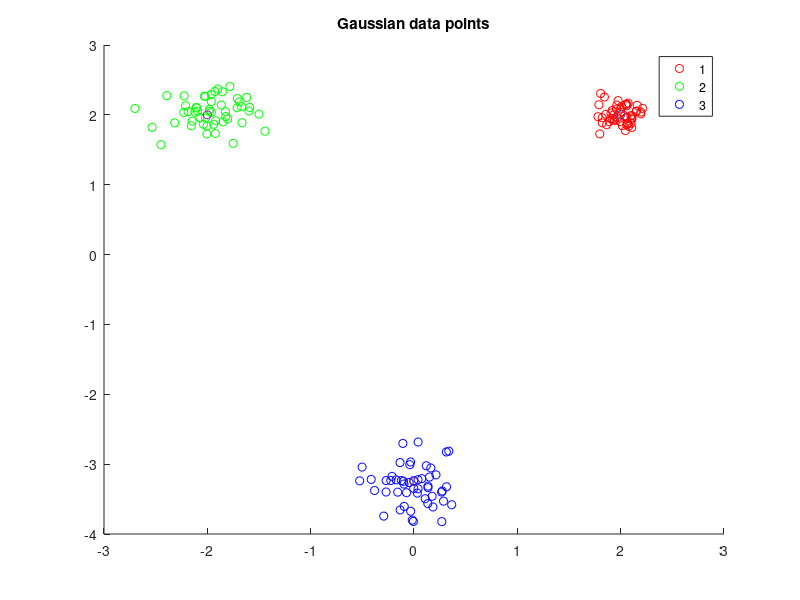

Source code (MATLAB): (Note: this script raises an error after producing the figure.)
% EC 414 - HW 3 - Spring 2022
% K-Means starter code

clear, clc, close all;

%% Generate Gaussian data:
% Add code below:
mu1 = [2,2]';
mu2 = [-2,2]';
mu3 = [0, -3.25]';

I2 = [1 0; 0 1];

sigma1 = 0.02 * I2;
sigma2 = 0.05 * I2;
sigma3 = 0.07 * I2;

points = 50;

% data1 =  mu1' + randn(points,2)*sigma1;
% data2 =  mu2' + randn(points,2)*sigma2;
% data3 =  mu3' + randn(points,2)*sigma3;
data1 = mvnrnd(mu1, sigma1, points);
data2 = mvnrnd(mu2, sigma2, points);
data3 = mvnrnd(mu3, sigma3, points);

mu = [mu1'; mu2'; mu3'];
figure()
scatter(data1(:,1), data1(:,2), 'r');
hold on
scatter(data2(:,1), data2(:,2), 'g');
scatter(data3(:,1), data3(:,2), 'b');
scatter(mu(:,1),mu(:,2),'black*'); %plot mu values
title('Gaussian data points')
legend('1','2','3');
hold off

%% Generate NBA data:
% Add code below:

% HINT: readmatrix might be useful here
NBA = readmatrix("NBA_stats_2018_2019.xlsx");

% % Problem 3.2(f): Generate Concentric Rings Dataset using
% % sample_circle.m provided to you in the HW 3 folder on Blackboard.
% 
%% K-Means implementation
% Add code below

K = 3;
DATA = [data1 ; data2; data3];

%% (a)
K = 3;
DATA = [data1 ; data2; data3];

MU_init_a = [3 3; -4 -1; 2 -4];
[MU_current_a, labels_a, WCSS_a] = k_means(K, MU_init_a, DATA);
graph_clusters(DATA, labels_a, MU_current_a);

%% (b)
K = 3;
DATA = [data1 ; data2; data3];

MU_init_b = [-0.14 2.61; 3.15 -0.84; -3.28 -1.58];
[MU_current_b, labels_b, WCSS_b] = k_means(K, MU_init_b, DATA);
graph_clusters(DATA, labels_b, MU_current_b);

%% (c)
%We suggest choosing centers either 1) uniformly at random from the dataset or alternatively 2) uniformly distributed over a tight rectangular region encompassing the dataset.
K = 3;
DATA = [data1 ; data2; data3];

size = length(DATA);
WCSS_c = zeros(10,1);
for(i = 1:10)
    index = randi([1,size],1,K); %generate index for three random points from data set for mu
    while(length(unique(index)) ~= K) %if indices are not all unique keep generating indices
        index = randi([1,size],1,K);
    end
    c(i).MU_init = DATA(index, :); %get initial mu values from dataset using randomly generated indices
    [c(i).MU_current, c(i).labels, c(i).WCSS] = k_means(K, c(i).MU_init, DATA);
    %graph_clusters(DATA, c(i).labels, c(i).MU_current);
    WCSS_c(i) = c(i).WCSS;
end
sort_WCSS = sort(WCSS_c); %sort WCSS from smallest value to largest value
i = find(sort_WCSS(1) == WCSS_c); %find the index of the smallest WCSS
i = i(1); %if multiple mu values generate the smallest WCSS, choose the first one
graph_clusters(DATA, c(i).labels, c(i).MU_current); %graph clusters of smallest WCSS


%% (d)
DATA = [data1 ; data2; data3];

size = length(DATA);
WCSS_d = zeros(9,1);
for(K = 2:10)
    for(i = 1:10)
        index = randi([1,size],1,K); %generate index for three random points from data set for mu
        while(length(unique(index)) ~= K) %if indices are not all unique keep generating indices
            index = randi([1,size],1,K);
        end
        k(K-1).d(i).MU_init = DATA(index, :); %get initial mu values from dataset using randomly generated indices
        [k(K-1).d(i).MU_current, k(K-1).d(i).labels, k(K-1).d(i).WCSS] = k_means(K, k(K-1).d(i).MU_init, DATA);
        %graph_clusters(DATA, d(i).labels, d(i).MU_current);
        k(K-1).WCSS(i) = k(K-1).d(i).WCSS;
    end
    sort_WCSS = sort(k(K-1).WCSS); %sort WCSS from smallest value to largest value
    WCSS_d(K-1) = sort_WCSS(1);
end
figure()
plot(2:10, WCSS_d)
xlabel('k value')
ylabel('WCSS')
title('WCSS change with k-value')

%% (e)
PPG = NBA(:,7);
MPG = NBA(:,5);
DATA = [MPG PPG];

%plot data
figure()
scatter(MPG, PPG);
xlabel('Minutes Per Game')
ylabel('Points Per Game')
title('Points Per Game(PPG) versus Minutes Per Game(MPG)')

%Apply your implementation of the k-means algorithm with k = 10 selecting the best of 10 different random initializations as the final outpu
K = 10;
size = length(DATA);
WCSS_e = zeros(10,1);
for(i = 1:10)
    index = randi([1,size],1,K); %generate index for three random points from data set for mu
    while(length(unique(index)) ~= K) %if indices are not all unique keep generating indices
        index = randi([1,size],1,K);
    end
    e(i).MU_init = DATA(index, :); %get initial mu values from dataset using randomly generated indices
    [e(i).MU_current, e(i).labels, e(i).WCSS] = k_means(K, e(i).MU_init, DATA);
    %graph_clusters(DATA, c(i).labels, c(i).MU_current);
    WCSS_e(i) = e(i).WCSS;
end
sort_WCSS = sort(WCSS_e); %sort WCSS from smallest value to largest value
ind = find(sort_WCSS(1) == WCSS_e); %find the index of the smallest WCSS
ind = ind(1); %if multiple mu values generate the smallest WCSS, choose the first one
%graph_clusters(DATA, e(i).labels, e(i).MU_current); %graph clusters of smallest WCSS
figure()
data_i = DATA(find(e(ind).labels == 1), :);
scatter(data_i(:,1), data_i(:,2)); %plot points with label 1
hold on
for(i = 2:10)
    data_i = DATA(find(e(ind).labels == i), :);
    scatter(data_i(:,1), data_i(:,2));
end
scatter(e(ind).MU_current(:,1),e(ind).MU_current(:,2),'black*')
xlabel('Minutes Per Game')
ylabel('Points Per Game')
title('k-means Clusters for NBA Data')
legend({'1','2','3','4','5','6','7','8','9','10','mu'})
hold off

%% (f)
DATA = sample_circle(3);
scatter(DATA(1:500, 1), DATA(1:500, 2))
hold on
scatter(DATA(501:1000, 1), DATA(501:1000, 2))
scatter(DATA(1001:1500, 1), DATA(1001:1500, 2))
title('3 Concentric Rings')
hold off

K = 3;
size = length(DATA);
WCSS_f = zeros(10,1);
for(i = 1:10)
    index = randi([1,size],1,K); %generate index for three random points from data set for mu
    while(length(unique(index)) ~= K) %if indices are not all unique keep generating indices
        index = randi([1,size],1,K);
    end
    f(i).MU_init = DATA(index, :); %get initial mu values from dataset using randomly generated indices
    [f(i).MU_current, f(i).labels, f(i).WCSS] = k_means(K, f(i).MU_init, DATA);
    %graph_clusters(DATA, c(i).labels, c(i).MU_current);
    WCSS_f(i) = f(i).WCSS;
end
sort_WCSS = sort(WCSS_f); %sort WCSS from smallest value to largest value
i = find(sort_WCSS(1) == WCSS_f); %find the index of the smallest WCSS
i = ind(1); %if multiple mu values generate the smallest WCSS, choose the first one
graph_clusters(DATA, f(i).labels, f(i).MU_current); %graph clusters of smallest WCSS



%% Functions


%returns euclidean distance of a singular point to each point in a matrix
function distance = euclidean_distance(point, points)
    distance = zeros(length(points),1); %initialize distance vector
    [r,c] = size(points);
    for (i = 1:r) % loop through each point of the matrix of points
        distance(i,1) = sqrt((point(1,1)-points(i,1))^2+(point(1,2)-points(i,2))^2); %distance between two points
    end
end

%returns the label of the closest point given a distance vector and matrix of points
function label = closest_label(distance, points)
    sort_dist = sort(distance); %sort the distance vector from smalllest to largest
    close_point = points(find(sort_dist(1) == distance), :); %find the index of the smallest distance in the distance vector and find point that gives that distance
    [tf, label] = ismember(close_point, points, 'rows'); %find row index of the closest mu, correlates to label
    label = label(1); %if there is a tie in the distance choose the first label
end

%creates a scatter plot of the clusters created and their mu values given the data points, label of those points, and mu values
function graph_clusters(data, labels, mu)
    data1 = data(find(labels == 1), :);
    data2 = data(find(labels == 2), :);
    data3 = data(find(labels == 3), :);
    
    figure()
    scatter(data1(:,1), data1(:,2), 'r'); %plot points with label 1
    hold on
    scatter(data2(:,1), data2(:,2), 'g'); %plot points with label 2
    scatter(data3(:,1), data3(:,2), 'b'); %plot points with label 3
    scatter(mu(:,1),mu(:,2),'black*'); %plot mu values
    title('Clusters produced by k-means')
    legend('1','2','3','mu');
    hold off
end

%takes K value, initial values of mu, and the data set
%returns the final mu values after k_means has converged
%returns the labels of each data point
%returns the WCSS after convergence
function [MU_current, labels, WCSS] = k_means(K, MU_init, DATA)
    MU_previous = MU_init;
    MU_current = MU_init;
    
    % initializations
    
    labels = ones(length(DATA),1);
    converged = 0;
    iteration = 0;
    convergence_threshold = 0.025;
    
    %stop if the derived cluster means become stationary
    while (converged==0)
        iteration = iteration + 1;
        fprintf('Iteration: %d\n',iteration)
    
        %% CODE - Assignment Step - Assign each data observation to the cluster with the nearest mean:
        % Write code below here:
        for(i = 1:length(DATA))
            dist = euclidean_distance(DATA(i,:),MU_current); %find euclidean distance of each data point to each mu
            labels(i) = closest_label(dist, MU_current); %find the label of the closest mu       
        end
        %% CODE - Mean Updating - Update the cluster means
        % Write code below here:
        MU_previous = MU_current;
        
        for(i = 1:K) %loop through each label
            label = DATA(find(labels == i),:); %find all data points with that label 
            if(~isempty(label)) %check if cluster is not empty
                MU_current(i,:) = mean(label); %find mean of data points with label and update current mu
            end
        end
        %% CODE 4 - Check for convergence 
        % Write code below here:
        
        %check if the change between the previous mu and the current mu is smaller than the threshhold, if it is k-means has converged
        if (abs(MU_previous - MU_current) < convergence_threshold)
            converged=1;
        end  
        %% CODE 5 - Plot clustering results if converged:
        % Write code below here:
        if (converged == 1)
            fprintf('\nConverged.\n')
          
            %% If converged, get WCSS metric
            % Add code below
            WCSS = 0;
            for(i = 1:K) %loop through each label
                dist = euclidean_distance(MU_current(i,:), DATA(find(labels == i),:)); %find all data points with that label
                WCSS = WCSS + sum(dist.^2);
            end
        end
        
        %%%%%%%%%%%%%%%%%%%%%%%%%%%%%%%%%%%%%%%%%%%%%%%%
    end
end
